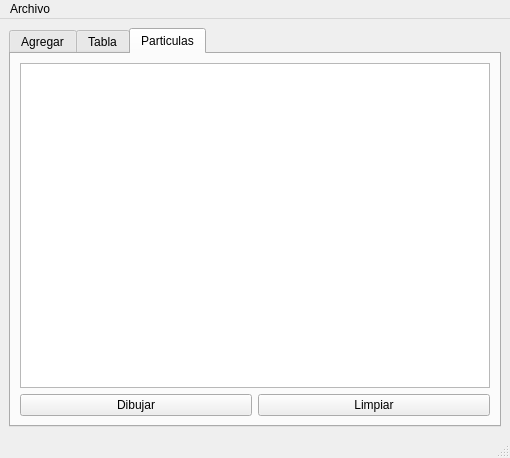
<?xml version="1.0" encoding="UTF-8"?>
<ui version="4.0">
 <class>MainWindow</class>
 <widget class="QMainWindow" name="MainWindow">
  <property name="geometry">
   <rect>
    <x>0</x>
    <y>0</y>
    <width>510</width>
    <height>426</height>
   </rect>
  </property>
  <property name="windowTitle">
   <string>MainWindow</string>
  </property>
  <widget class="QWidget" name="centralwidget">
   <layout class="QGridLayout" name="gridLayout_3">
    <item row="0" column="0">
     <widget class="QTabWidget" name="tabWidget">
      <property name="currentIndex">
       <number>2</number>
      </property>
      <widget class="QWidget" name="tab">
       <attribute name="title">
        <string>Agregar</string>
       </attribute>
       <layout class="QGridLayout" name="gridLayout_2">
        <item row="0" column="0">
         <widget class="QGroupBox" name="groupBox">
          <property name="title">
           <string>Particulas</string>
          </property>
          <layout class="QGridLayout" name="gridLayout">
           <item row="5" column="0">
            <widget class="QLabel" name="label_5">
             <property name="text">
              <string>Destino Y</string>
             </property>
            </widget>
           </item>
           <item row="6" column="1">
            <widget class="QSpinBox" name="Red_spinBox"/>
           </item>
           <item row="6" column="0">
            <widget class="QLabel" name="label_2">
             <property name="text">
              <string>Red</string>
             </property>
            </widget>
           </item>
           <item row="5" column="1">
            <widget class="QSpinBox" name="DestinoY_spinBox">
             <property name="maximum">
              <number>255</number>
             </property>
            </widget>
           </item>
           <item row="4" column="0">
            <widget class="QLabel" name="label_4">
             <property name="text">
              <string>Destino X</string>
             </property>
            </widget>
           </item>
           <item row="1" column="0">
            <widget class="QLabel" name="label0">
             <property name="text">
              <string>Origen X</string>
             </property>
            </widget>
           </item>
           <item row="3" column="1">
            <widget class="QSpinBox" name="OrigenY_spinBox">
             <property name="maximum">
              <number>999</number>
             </property>
            </widget>
           </item>
           <item row="10" column="0" colspan="2">
            <widget class="QPushButton" name="Agregar_final">
             <property name="text">
              <string>Agregar al final</string>
             </property>
            </widget>
           </item>
           <item row="4" column="1">
            <widget class="QSpinBox" name="DestinoX_spinBox">
             <property name="maximum">
              <number>255</number>
             </property>
            </widget>
           </item>
           <item row="8" column="0">
            <widget class="QLabel" name="label_8">
             <property name="text">
              <string>Blue</string>
             </property>
            </widget>
           </item>
           <item row="0" column="1">
            <widget class="QSpinBox" name="ID_spinBox">
             <property name="maximum">
              <number>999</number>
             </property>
            </widget>
           </item>
           <item row="0" column="0">
            <widget class="QLabel" name="label">
             <property name="text">
              <string>ID:</string>
             </property>
            </widget>
           </item>
           <item row="1" column="1">
            <widget class="QSpinBox" name="OrigenX_spinBox">
             <property name="maximum">
              <number>999</number>
             </property>
            </widget>
           </item>
           <item row="11" column="0" colspan="2">
            <widget class="QPushButton" name="Mostrar">
             <property name="text">
              <string>Mostrar</string>
             </property>
            </widget>
           </item>
           <item row="3" column="0">
            <widget class="QLabel" name="label_3">
             <property name="text">
              <string>Origen Y</string>
             </property>
            </widget>
           </item>
           <item row="7" column="1">
            <widget class="QSpinBox" name="Green_spinBox"/>
           </item>
           <item row="9" column="0" colspan="2">
            <widget class="QPushButton" name="Agregar_Inicio">
             <property name="text">
              <string>Agregar al inicio</string>
             </property>
            </widget>
           </item>
           <item row="8" column="1">
            <widget class="QSpinBox" name="Blue_spinBox"/>
           </item>
           <item row="7" column="0">
            <widget class="QLabel" name="label_7">
             <property name="text">
              <string>Green</string>
             </property>
            </widget>
           </item>
          </layout>
         </widget>
        </item>
        <item row="0" column="1">
         <widget class="QPlainTextEdit" name="Print"/>
        </item>
       </layout>
      </widget>
      <widget class="QWidget" name="tab_2">
       <attribute name="title">
        <string>Tabla</string>
       </attribute>
       <layout class="QGridLayout" name="gridLayout_4">
        <item row="1" column="0">
         <widget class="QLineEdit" name="search_line">
          <property name="placeholderText">
           <string>ID de la particula</string>
          </property>
         </widget>
        </item>
        <item row="1" column="1">
         <widget class="QPushButton" name="search_button">
          <property name="text">
           <string>Buscar</string>
          </property>
         </widget>
        </item>
        <item row="1" column="2">
         <widget class="QPushButton" name="view_button">
          <property name="text">
           <string>Mostrar</string>
          </property>
         </widget>
        </item>
        <item row="0" column="0" colspan="3">
         <widget class="QTableWidget" name="table"/>
        </item>
       </layout>
      </widget>
      <widget class="QWidget" name="tab_3">
       <attribute name="title">
        <string>Particulas</string>
       </attribute>
       <layout class="QGridLayout" name="gridLayout_5">
        <item row="1" column="0">
         <widget class="QPushButton" name="dibujar">
          <property name="text">
           <string>Dibujar</string>
          </property>
         </widget>
        </item>
        <item row="1" column="1">
         <widget class="QPushButton" name="limpiar">
          <property name="text">
           <string>Limpiar</string>
          </property>
         </widget>
        </item>
        <item row="0" column="0" colspan="2">
         <widget class="QGraphicsView" name="graphicsView"/>
        </item>
       </layout>
      </widget>
     </widget>
    </item>
   </layout>
  </widget>
  <widget class="QMenuBar" name="menubar">
   <property name="geometry">
    <rect>
     <x>0</x>
     <y>0</y>
     <width>510</width>
     <height>21</height>
    </rect>
   </property>
   <widget class="QMenu" name="menuArchivo">
    <property name="title">
     <string>Archivo</string>
    </property>
    <addaction name="actionAbrir"/>
    <addaction name="actionGuardar"/>
   </widget>
   <addaction name="menuArchivo"/>
  </widget>
  <widget class="QStatusBar" name="statusbar"/>
  <action name="actionAbrir">
   <property name="text">
    <string>Abrir</string>
   </property>
   <property name="shortcut">
    <string>Ctrl+O</string>
   </property>
  </action>
  <action name="actionGuardar">
   <property name="text">
    <string>Guardar</string>
   </property>
   <property name="shortcut">
    <string>Ctrl+D</string>
   </property>
  </action>
 </widget>
 <resources/>
 <connections/>
</ui>
